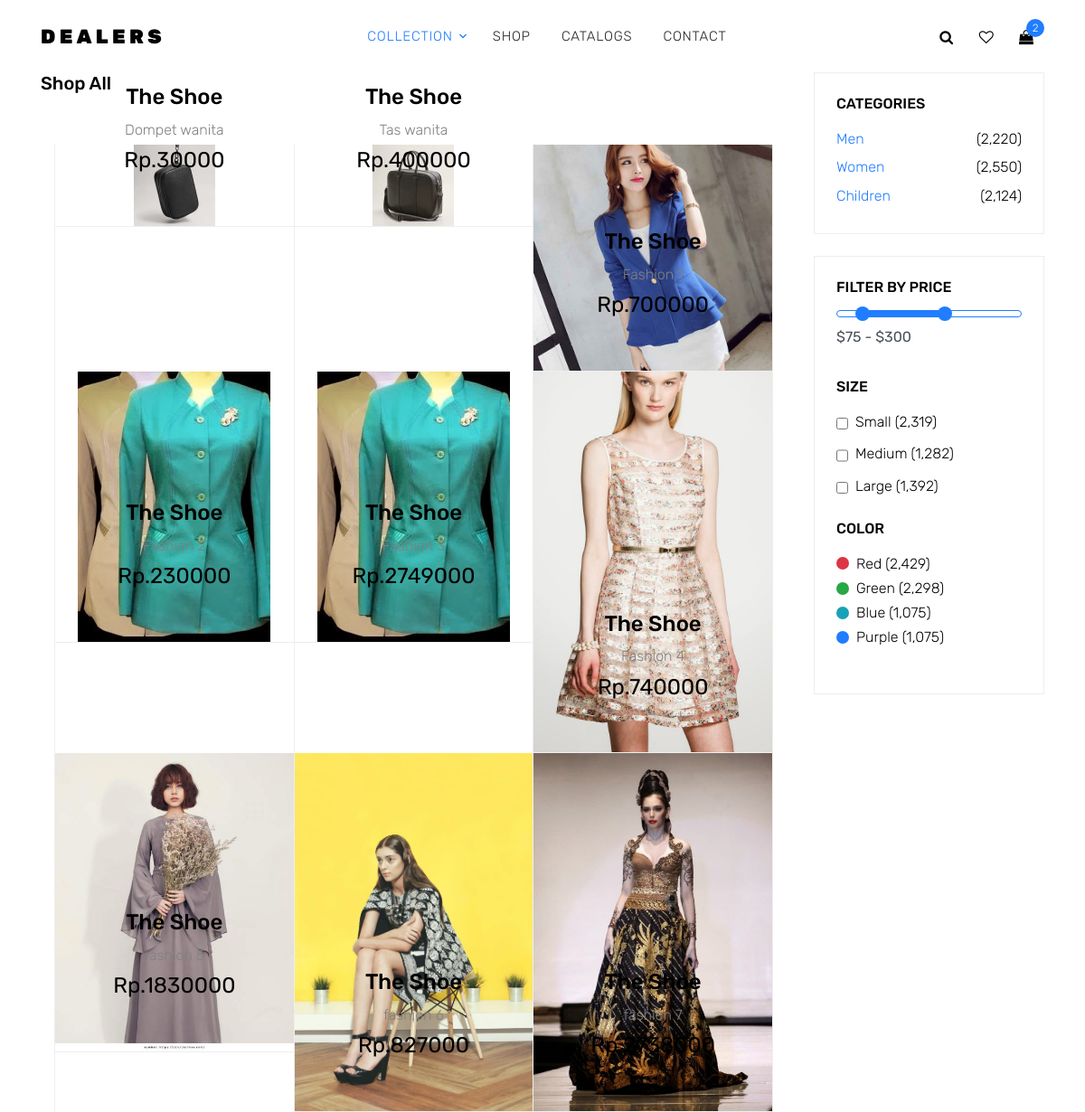
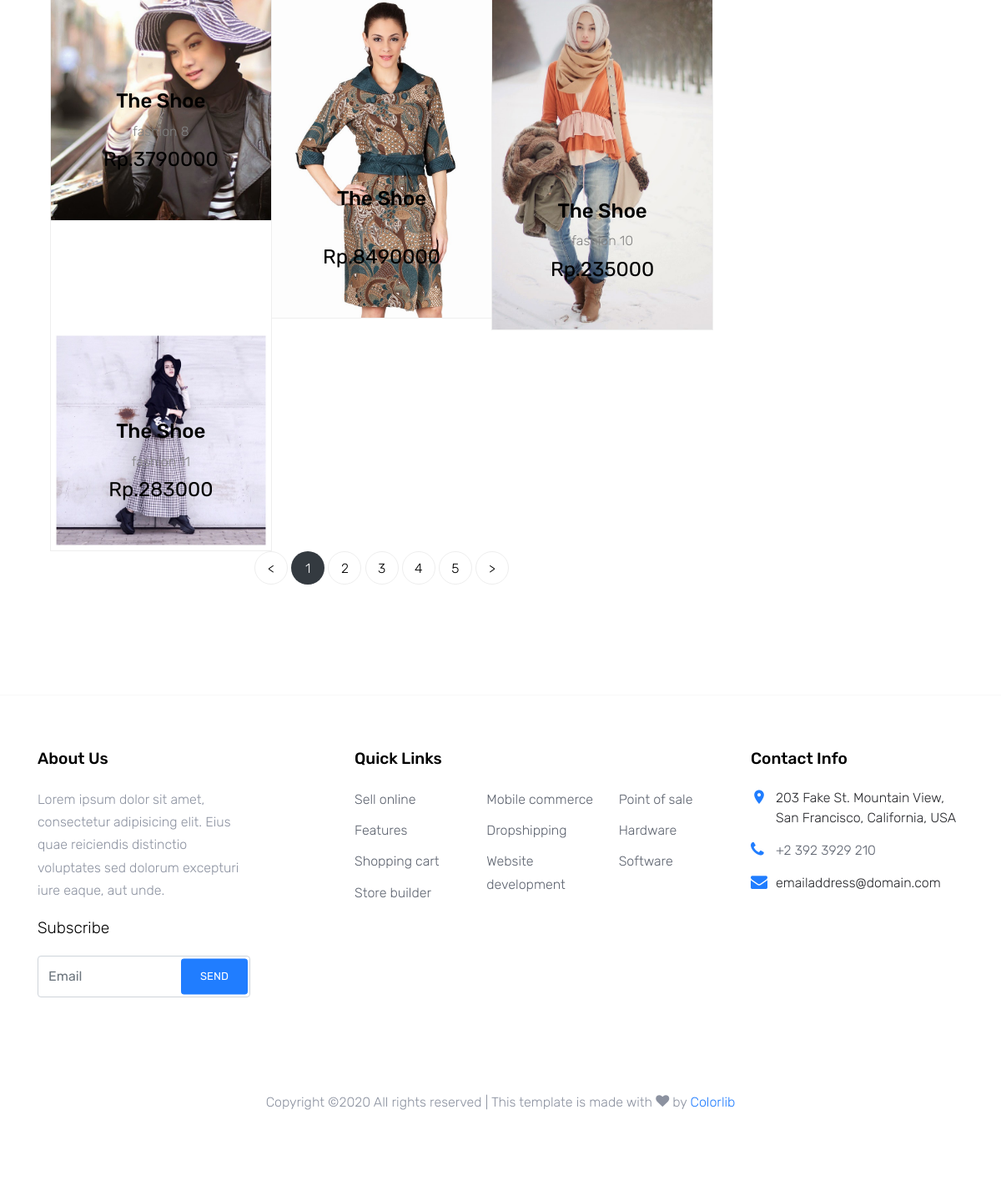
The page /shop/index/hawa on the database its author committed (2 pictures, top to bottom).
### tables this page shows
CREATE TABLE `all_produk` (
  `id` int(11) NOT NULL,
  `name` varchar(100) NOT NULL,
  `image` varchar(100) NOT NULL,
  `deskripsi` varchar(100) NOT NULL,
  `tanggal` timestamp NOT NULL DEFAULT current_timestamp() ON UPDATE current_timestamp(),
  `jenis` varchar(100) NOT NULL,
  `id_komentar` int(11) NOT NULL,
  `harga` char(100) NOT NULL,
  `jumlah_beli` int(11) NOT NULL,
  `total_harga` int(11) NOT NULL,
  `jumlah_produk` char(11) NOT NULL
);

### application/controllers/Shop.php (called while the page is built, shortened)
<?php
class Shop extends CI_Controller
{
    public function index($jenis = "")
    {
        $data['judul'] = 'Shop';
        if ($jenis != '')
            $this->db->where(array('jenis' => $jenis));
        $data['data'] = $this->db->get('all_produk');
        $this->load->view('template/header');
        $this->load->view('shop/index', $data);
        $this->load->view('template/footer');
    }
}

### index.php (called while the page is built, shortened)
<?php
require_once BASEPATH.'core/CodeIgniter.php';

### application/views/shop/index.php (the view)
<div class="site-section">
    <div class="container">
        <div class="row mb-5">
            <div class="col-lg-9 order-2 order-lg-1">
                <div class="row align">
                    <div class="col-md-12 mb-5">
                        <div class="float-md-left">
                            <h2 class="text-black h5">Shop All</h2>
                        </div>
                    </div>
                </div>
                <div class="products-wrap border-top-0">
                    <div class="container-fluid">
                        <div class="row no-gutters products">
                            <?php foreach ($data->result() as $all_produk) :  ?>
                                <div class="col-6 col-md-6 col-lg-4">
                                    <a href="<?= base_url('shop/detail/' . $all_produk->id); ?>" class="item">
                                        <img src="<?= base_url('assets/image/' . $all_produk->image); ?>" alt="Image" class="img-fluid">
                                        <div class="item-info">
                                            <h3>The Shoe</h3>
                                            <span class="collection d-block"><?= $all_produk->name; ?></span>
                                            <strong class="price"><?= ('Rp.' . $all_produk->harga); ?></strong>
                                        </div>
                                    </a>
                                </div>
                            <?php endforeach; ?>
                        </div>
                    </div>
                </div>
                <div class="row">
                    <div class="col-md-12 text-center">
                        <div class="site-block-27">
                            <ul>
                                <li><a href="#">&lt;</a></li>
                                <li class="active"><span>1</span></li>
                                <li><a href="#">2</a></li>
                                <li><a href="#">3</a></li>
                                <li><a href="#">4</a></li>
                                <li><a href="#">5</a></li>
                                <li><a href="#">&gt;</a></li>
                            </ul>
                        </div>
                    </div>
                </div>
            </div>
            <div class="col-lg-3 order-1 order-lg-2 mb-5 mb-lg-0">
                <div class="border p-4 mb-4">
                    <h3 class="mb-3 h6 text-uppercase text-black d-block">Categories</h3>
                    <ul class="list-unstyled mb-0">
                        <li class="mb-1"><a href="#" class="d-flex"><span>Men</span> <span class="text-black ml-auto">(2,220)</span></a></li>
                        <li class="mb-1"><a href="#" class="d-flex"><span>Women</span> <span class="text-black ml-auto">(2,550)</span></a></li>
                        <li class="mb-1"><a href="#" class="d-flex"><span>Children</span> <span class="text-black ml-auto">(2,124)</span></a></li>
                    </ul>
                </div>
                <div class="border p-4 mb-4">
                    <div class="mb-4">
                        <h3 class="mb-3 h6 text-uppercase text-black d-block">Filter by Price</h3>
                        <div id="slider-range" class="border-primary"></div>
                        <input type="text" name="text" id="amount" class="form-control border-0 pl-0 bg-white" disabled="" />
                    </div>
                    <div class="mb-4">
                        <h3 class="mb-3 h6 text-uppercase text-black d-block">Size</h3>
                        <label for="s_sm" class="d-flex">
                            <input type="checkbox" id="s_sm" class="mr-2 mt-1"> <span class="text-black">Small (2,319)</span>
                        </label>
                        <label for="s_md" class="d-flex">
                            <input type="checkbox" id="s_md" class="mr-2 mt-1"> <span class="text-black">Medium (1,282)</span>
                        </label>
                        <label for="s_lg" class="d-flex">
                            <input type="checkbox" id="s_lg" class="mr-2 mt-1"> <span class="text-black">Large (1,392)</span>
                        </label>
                    </div>
                    <div class="mb-4">
                        <h3 class="mb-3 h6 text-uppercase text-black d-block">Color</h3>
                        <a href="#" class="d-flex color-item align-items-center">
                            <span class="bg-danger color d-inline-block rounded-circle mr-2"></span> <span class="text-black">Red (2,429)</span>
                        </a>
                        <a href="#" class="d-flex color-item align-items-center">
                            <span class="bg-success color d-inline-block rounded-circle mr-2"></span> <span class="text-black">Green (2,298)</span>
                        </a>
                        <a href="#" class="d-flex color-item align-items-center">
                            <span class="bg-info color d-inline-block rounded-circle mr-2"></span> <span class="text-black">Blue (1,075)</span>
                        </a>
                        <a href="#" class="d-flex color-item align-items-center">
                            <span class="bg-primary color d-inline-block rounded-circle mr-2"></span> <span class="text-black">Purple (1,075)</span>
                        </a>
                    </div>
                </div>
            </div>
        </div>
    </div>
</div>

### application/views/template/header.php (shortened to what this page needs)
<!DOCTYPE html>
<html lang="en">
<head>
	<link rel="stylesheet" href="<?= base_url() ?>assets/fonts/icomoon/style.css">
	<link rel="stylesheet" href="<?= base_url() ?>assets/css/bootstrap.min.css">
	<link rel="stylesheet" href="<?= base_url() ?>assets/css/magnific-popup.css">
	<link rel="stylesheet" href="<?= base_url() ?>assets/css/jquery-ui.css">
	<link rel="stylesheet" href="<?= base_url() ?>assets/css/owl.carousel.min.css">
	<link rel="stylesheet" href="<?= base_url() ?>assets/css/owl.theme.default.min.css">
	<link rel="stylesheet" href="<?= base_url() ?>assets/css/aos.css">
	<link rel="stylesheet" href="<?= base_url() ?>assets/css/style.css">
</head>
<body>
	<div class="site-wrap">
		<div class="site-navbar bg-white py-2">
			<div class="container">
				<div class="d-flex align-items-center justify-content-between">
					<div class="logo">
						<div class="site-logo">
							<a href="<?= base_url('home'); ?>" class="js-logo-clone">Dealers</a>
						</div>
					</div>
					<div class="main-nav d-none d-lg-block">
						<nav class="site-navigation text-right text-md-center" role="navigation">
							<ul class="site-menu js-clone-nav d-none d-lg-block">
								<li class="has-children active">
									<a href="#">Collection</a>
								</li>
								<li><a href="<?= base_url('shop'); ?>">Shop</a></li>
								<li><a href="#">Catalogs</a></li>
								<li><a href="<?= base_url('contak'); ?>">Contact</a></li>
							</ul>
						</nav>
					</div>
					<div class="icons">
						<a href="#" class="icons-btn d-inline-block js-search-open"><span class="icon-search"></span></a>
						<a href="#" class="icons-btn d-inline-block"><span class="icon-heart-o"></span></a>
						<a href="<?= base_url('cart'); ?>" class="icons-btn d-inline-block bag">
							<span class="icon-shopping-bag"></span>
							<span class="number">2</span>
						</a>
					</div>
				</div>
			</div>
		</div>

### application/views/template/footer.php (shortened to what this page needs)
<footer class="site-footer custom-border-top">
	<div class="container">
		<div class="row">
			<div class="col-md-6 col-lg-3 mb-4 mb-lg-0">
				<div class="block-7">
					<h3 class="footer-heading mb-4">About Us</h3>
					<p>Lorem ipsum dolor sit amet, consectetur adipisicing elit. Eius quae reiciendis distinctio voluptates sed dolorum excepturi iure eaque, aut unde.</p>
				</div>
				<div class="block-7">
					<form action="#" method="post">
						<label for="email_subscribe" class="footer-heading">Subscribe</label>
						<div class="form-group">
							<input type="text" class="form-control py-4" id="email_subscribe" placeholder="Email">
							<input type="submit" class="btn btn-sm btn-primary" value="Send">
						</div>
					</form>
				</div>
			</div>
			<div class="col-lg-5 ml-auto mb-5 mb-lg-0">
				<div class="row">
					<div class="col-md-12">
						<h3 class="footer-heading mb-4">Quick Links</h3>
					</div>
					<div class="col-md-6 col-lg-4">
						<ul class="list-unstyled">
							<li><a href="#">Sell online</a></li>
							<li><a href="#">Features</a></li>
							<li><a href="#">Shopping cart</a></li>
							<li><a href="#">Store builder</a></li>
						</ul>
					</div>
					<div class="col-md-6 col-lg-4">
						<ul class="list-unstyled">
							<li><a href="#">Mobile commerce</a></li>
							<li><a href="#">Dropshipping</a></li>
							<li><a href="#">Website development</a></li>
						</ul>
					</div>
					<div class="col-md-6 col-lg-4">
						<ul class="list-unstyled">
							<li><a href="#">Point of sale</a></li>
							<li><a href="#">Hardware</a></li>
							<li><a href="#">Software</a></li>
						</ul>
					</div>
				</div>
			</div>
			<div class="col-md-6 col-lg-3">
				<div class="block-5 mb-5">
					<h3 class="footer-heading mb-4">Contact Info</h3>
					<ul class="list-unstyled">
						<li class="address">203 Fake St. Mountain View, San Francisco, California, USA</li>
						<li class="phone"><a href="tel://23923929210">+2 392 3929 210</a></li>
						<li class="email">emailaddress@domain.com</li>
					</ul>
				</div>
			</div>
		</div>
		<div class="row pt-5 mt-5 text-center">
			<div class="col-md-12">
				<p>
					Copyright &copy; All rights reserved | This template is made with <i class="icon-heart" aria-hidden="true"></i> by <a href="https://colorlib.com" target="_blank" class="text-primary">Colorlib</a>
				</p>
			</div>
		</div>
	</div>
</footer>
</div>
</body>
</html>

### rows shown on the page
all_produk: image (picture), name "Dompet wanita", harga "30000"
all_produk: image (picture), name "Tas wanita", harga "400000"
all_produk: image (picture), name "Fashion 1", harga "700000"
all_produk: image (picture), name "Fashion 2", harga "230000"
all_produk: image (picture), name "Fashion 3", harga "2749000"
all_produk: image (picture), name "Fashion 4", harga "740000"
all_produk: image (picture), name "fashion 5", harga "1830000"
all_produk: image (picture), name "fashion 6", harga "827000"
all_produk: image (picture), name "fashion 7", harga "2738000"
all_produk: image (picture), name "fashion 8", harga "3790000"
all_produk: image (picture), name "fashion 9", harga "8490000"
all_produk: image (picture), name "fashion 10", harga "235000"
all_produk: image (picture), name "fashion 11", harga "283000"
